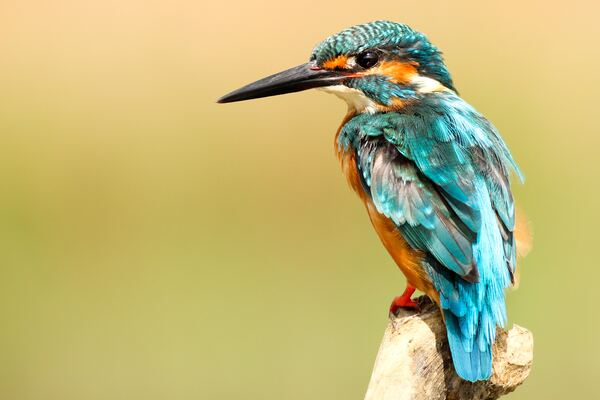
#> input picture perkalian-citra-dengan-konstanta/opencv/1.jpg, 600 x 400 px
$ python perkalian-citra-dengan-konstanta.py
#> lines starting #> are read from the running program, lines starting #| are printed output that depends on the picture
import cv2

# Isi nama citra yang akan diproses
namaImage = '1.jpg'

constant_value = 1.8

image = cv2.imread(namaImage)
#> image is the input picture: shape (400, 600, 3); mean B, G, R 119, 182.8, 192.7

cv2.imshow('Gambar 1', image)

# Lakukan perkalian citra
result = cv2.multiply(image, (constant_value, constant_value, constant_value, 0))
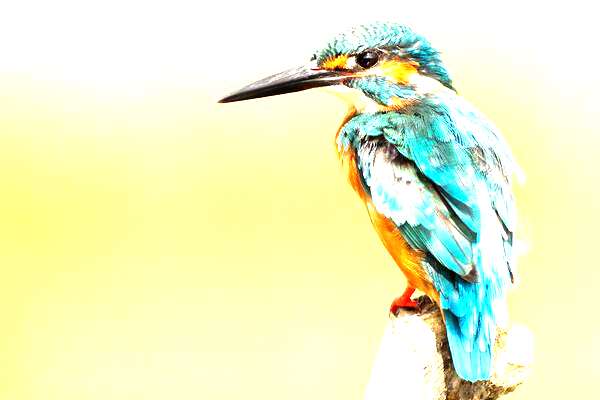
#> result: shape (400, 600, 3); mean B, G, R 201.3, 244.5, 238.7

# Simpan hasil operasi perkalian ke dalam sebuah file
cv2.imwrite('hasil_perkalian_' + namaImage, result)

# Tampilkan citra hasil perkalian
cv2.imshow('Perkalian 2 Citra', result)
cv2.waitKey(0)
cv2.destroyAllWindows()

$ run again, with perkalian-citra-dengan-konstanta/opencv/2.jpg copied over perkalian-citra-dengan-konstanta/opencv/1.jpg
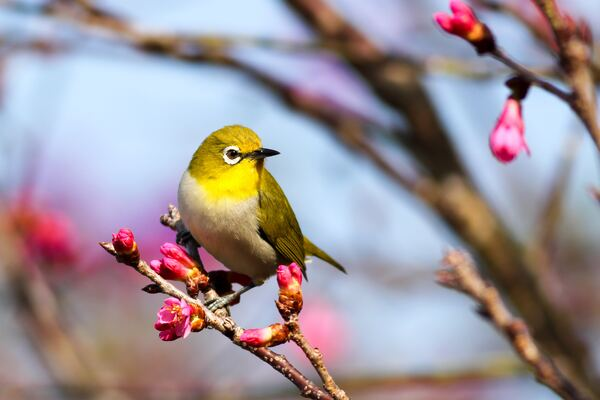
#> input picture perkalian-citra-dengan-konstanta/opencv/2.jpg, 600 x 400 px
#> image is the input picture: shape (400, 600, 3); mean B, G, R 150.4, 144.7, 156.6
#> `result = cv2.multiply(image, (constant_value, constant_value, constant..`:
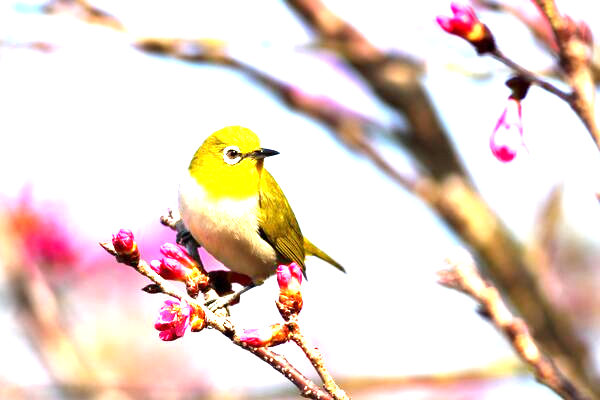
#> result: shape (400, 600, 3); mean B, G, R 201.2, 212, 231.3
